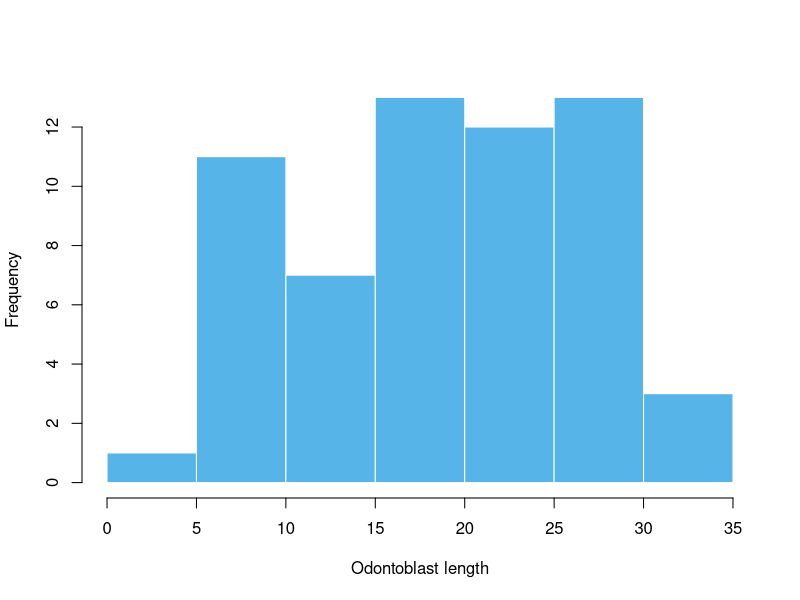
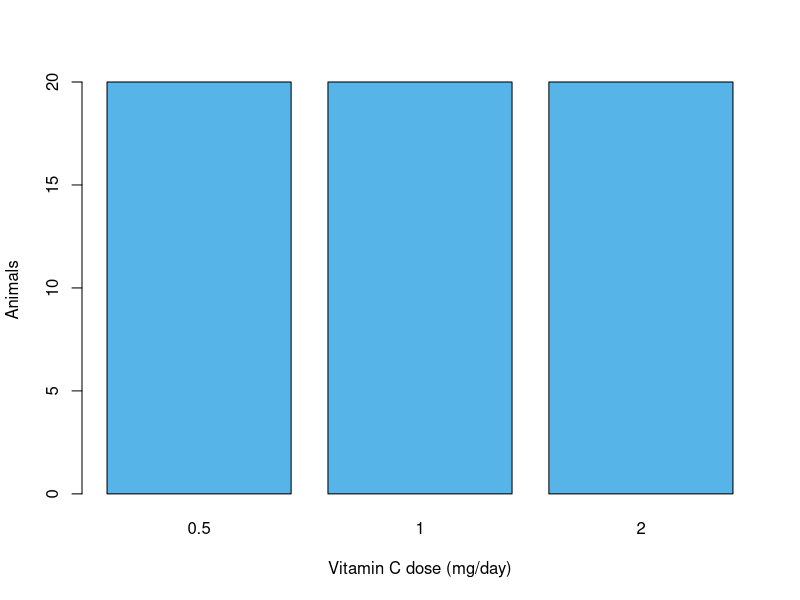
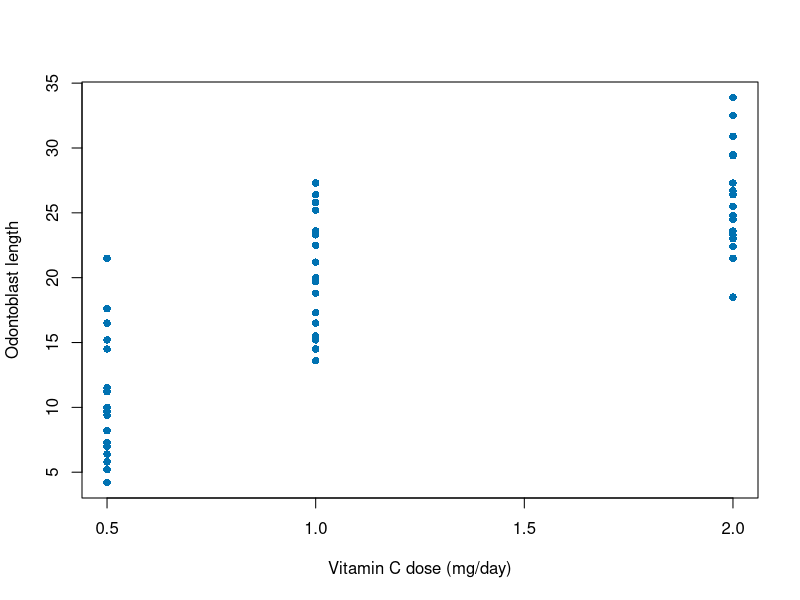
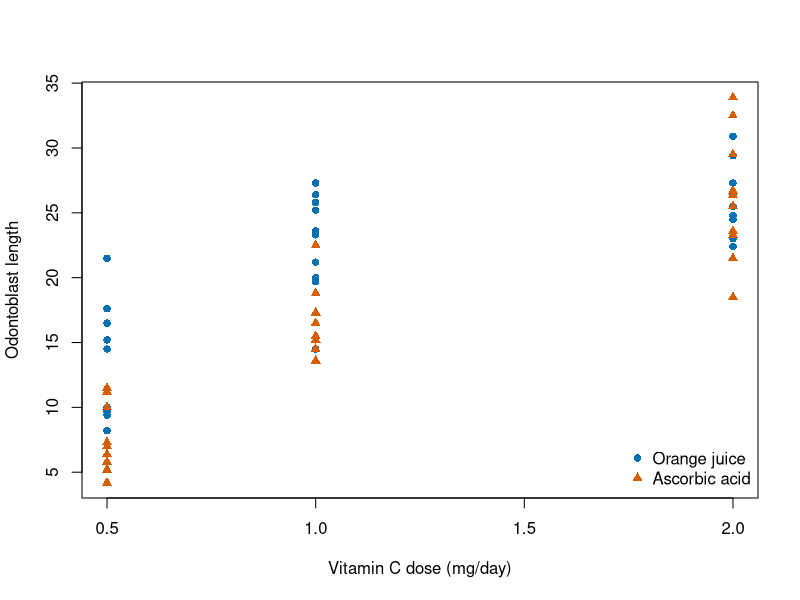
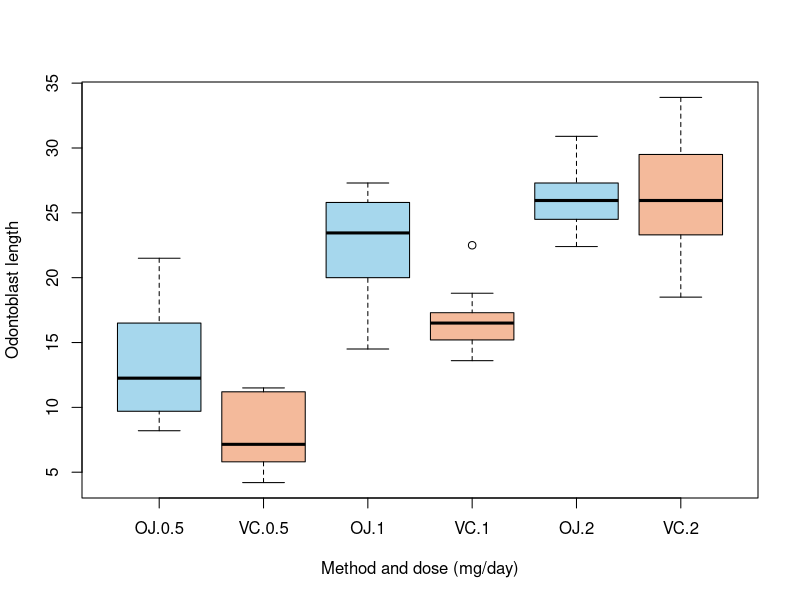
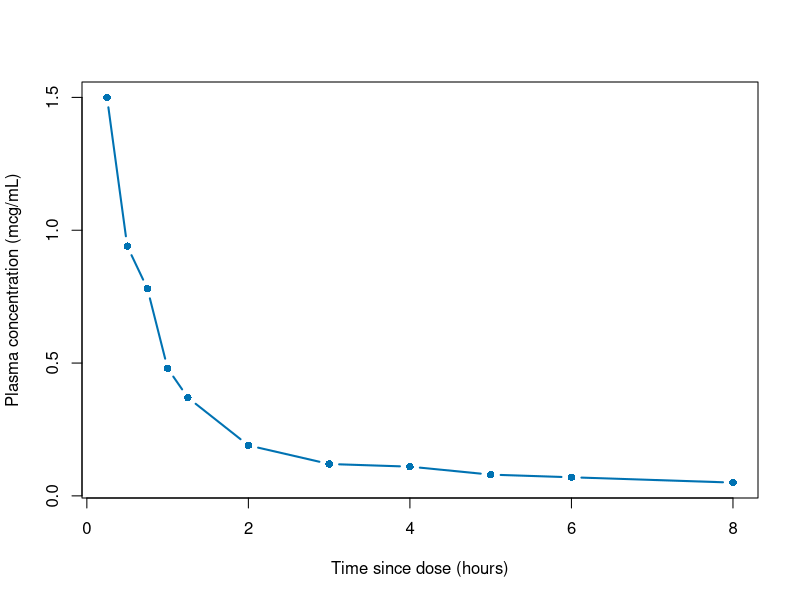
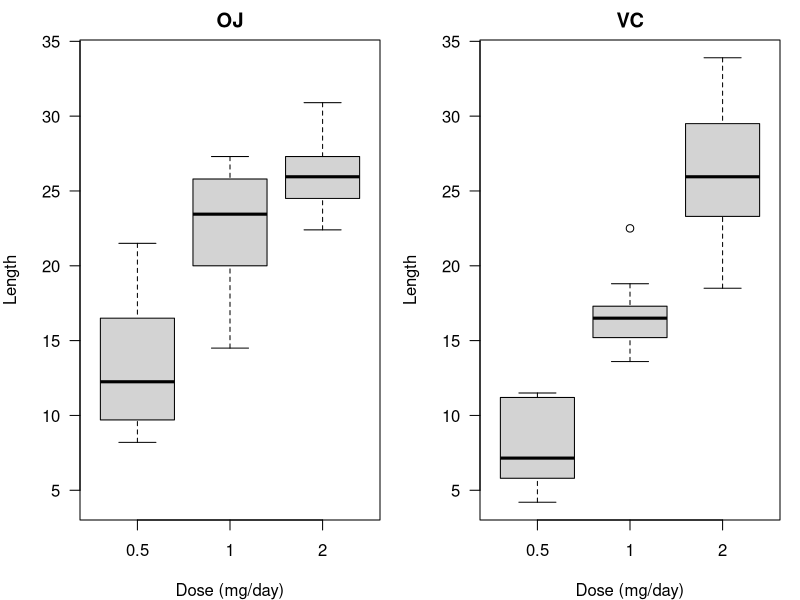
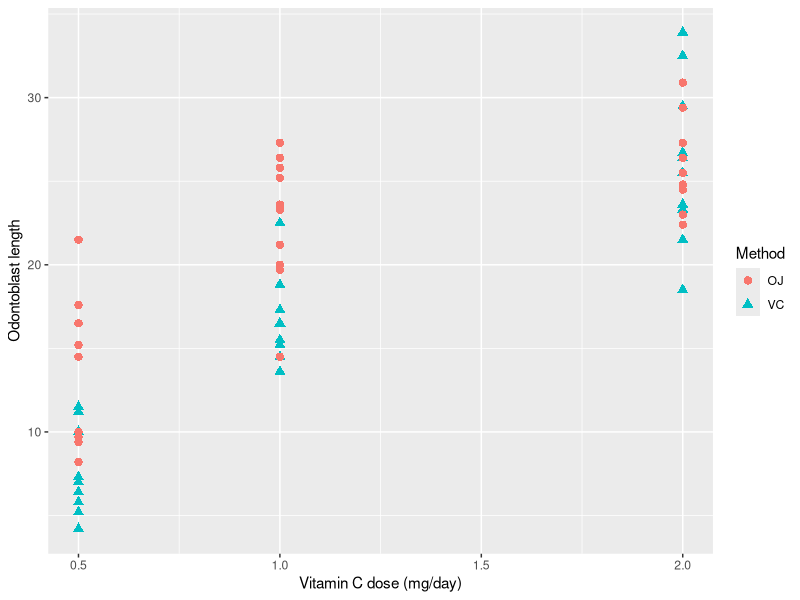

The R source for these figures, in order:
## ---- chunk 1
#| label: base-histogram
#| fig-alt: "Histogram of odontoblast length in five-unit intervals."
growth <- ToothGrowth
hist(growth$len, breaks = seq(0, 35, by = 5),
     xlab = "Odontoblast length", main = "",
     col = "#56B4E9", border = "white")
## ---- chunk 2
#| label: base-bars
#| fig-alt: "Bar chart showing 20 animals at each of the three doses."
barplot(table(growth$dose),
        xlab = "Vitamin C dose (mg/day)",
        ylab = "Animals", col = "#56B4E9")
## ---- chunk 3
#| label: base-scatter
#| fig-alt: "Odontoblast lengths plotted at the three vitamin C doses."
plot(len ~ dose, data = growth,
     xlab = "Vitamin C dose (mg/day)",
     ylab = "Odontoblast length",
     pch = 16, col = "#0072B2")
## ---- chunk 4
#| label: base-overlay
#| fig-alt: "Dose response scatterplot distinguishing orange juice and ascorbic acid by color and shape."
plot(len ~ dose, data = growth, type = "n",
     xlab = "Vitamin C dose (mg/day)",
     ylab = "Odontoblast length")
with(subset(growth, supp == "OJ"),
     points(dose, len, pch = 16, col = "#0072B2"))
with(subset(growth, supp == "VC"),
     points(dose, len, pch = 17, col = "#D55E00"))
legend("bottomright",
       c("Orange juice", "Ascorbic acid"),
       pch = c(16, 17),
       col = c("#0072B2", "#D55E00"),
       bty = "n")
## ---- chunk 5
#| label: base-boxplot
#| fig-alt: "Six boxplots for orange juice and ascorbic acid at each dose."
boxplot(len ~ supp + dose, data = growth,
        xlab = "Method and dose (mg/day)",
        ylab = "Odontoblast length",
        col = c("#A6D7ED", "#F4BA9B"))
## ---- chunk 6
#| label: base-line
#| fig-alt: "Indomethacin plasma concentration over time for one subject."
one <- subset(Indometh, Subject == "1")
one <- one[order(one$time), ]
plot(conc ~ time, data = one, type = "b",
     xlab = "Time since dose (hours)",
     ylab = "Plasma concentration (mcg/mL)",
     pch = 16, lwd = 2, col = "#0072B2")
## ---- chunk 7
#| label: base-panels
#| fig-alt: "Side-by-side boxplots by dose for each delivery method, with identical vertical scales."
old <- par(no.readonly = TRUE)
par(mfrow = c(1, 2), mar = c(4, 4, 2, 1), las = 1)
for (method in c("OJ", "VC")) {
  group <- subset(growth, supp == method)
  boxplot(len ~ dose, data = group,
          main = method, ylim = range(growth$len),
          xlab = "Dose (mg/day)", ylab = "Length")
}
par(old)
## ---- chunk 8
#| message: false
library(ggplot2)
## ---- chunk 9
#| label: gg-scatter
#| fig-alt: "ggplot2 dose response scatterplot with delivery method mapped to color and shape."
p <- ggplot(growth, aes(x = dose, y = len)) +
  geom_point(aes(colour = supp, shape = supp),
             size = 2.5) +
  labs(x = "Vitamin C dose (mg/day)",
       y = "Odontoblast length",
       colour = "Method", shape = "Method")
p
## ---- chunk 10
#| label: gg-hist
#| fig-alt: "Histogram of odontoblast length with five-unit bins in ggplot2."
ggplot(growth, aes(x = len)) +
  geom_histogram(binwidth = 5, boundary = 0,
                 fill = "#56B4E9",
                 colour = "white") +
  labs(x = "Odontoblast length", y = "Animals")
## ---- chunk 11
#| label: gg-box
#| fig-alt: "Grouped boxplots by dose and delivery method."
ggplot(growth, aes(x = factor(dose), y = len,
                   fill = supp)) +
  geom_boxplot() +
  labs(x = "Vitamin C dose (mg/day)",
       y = "Odontoblast length", fill = "Method")
## ---- chunk 12
#| label: gg-facets
#| fig-alt: "Separate panels for orange juice and ascorbic acid boxplots on a common scale."
ggplot(growth, aes(x = factor(dose), y = len)) +
  geom_boxplot(fill = "#A6D7ED") +
  facet_wrap(~ supp) +
  labs(x = "Vitamin C dose (mg/day)",
       y = "Odontoblast length")
## ---- chunk 13
#| label: gg-heat
#| fig-alt: "Heatmap showing the mean odontoblast length for the six dose and method groups."
means <- aggregate(len ~ supp + dose, growth, mean)
ggplot(means, aes(x = supp, y = factor(dose),
                  fill = len)) +
  geom_tile(colour = "white") +
  geom_text(aes(label = round(len, 1)),
            colour = "white") +
  scale_fill_gradient(low = "#315E85",
                      high = "#113045") +
  labs(x = "Delivery method", y = "Dose (mg/day)",
       fill = "Mean length")
## ---- chunk 14
#| label: gg-scales
#| fig-alt: "Scatterplot with ticks at the tested doses and a legend spelling out the delivery methods."
method_labels <- c("Orange juice", "Ascorbic acid")
p_scaled <- p +
  scale_x_continuous(breaks = c(0.5, 1, 2)) +
  scale_colour_manual(
    values = c(OJ = "#0072B2", VC = "#D55E00"),
    labels = method_labels
  ) +
  scale_shape_discrete(labels = method_labels)
p_scaled
## ---- chunk 15
#| label: gg-themes
#| fig-alt: "Dose-response scatterplot with a classic theme, descriptive title and bottom legend."
p_final <- p_scaled +
  theme_classic(base_size = 14) +
  theme(legend.position = "bottom") +
  labs(title = "Vitamin C and odontoblast length")
p_final
## ---- chunk 16
#| label: inspect-deaths
head(cbind(mdeaths, fdeaths), 3)
## ---- chunk 17
#| label: deaths-tidy
#| fig-alt: "Monthly death counts by sex in the UK from 1974 to 1979."
months <- seq(as.Date("1974-01-01"), by = "month",
              length.out = length(mdeaths))
deaths <- data.frame(
  month = rep(months, times = 2),
  sex = rep(c("Male", "Female"),
            each = length(months)),
  count = c(as.numeric(mdeaths),
            as.numeric(fdeaths))
)
ggplot(deaths, aes(month, count, colour = sex)) +
  geom_line() +
  labs(x = "Month", y = "Deaths", colour = "Sex")
